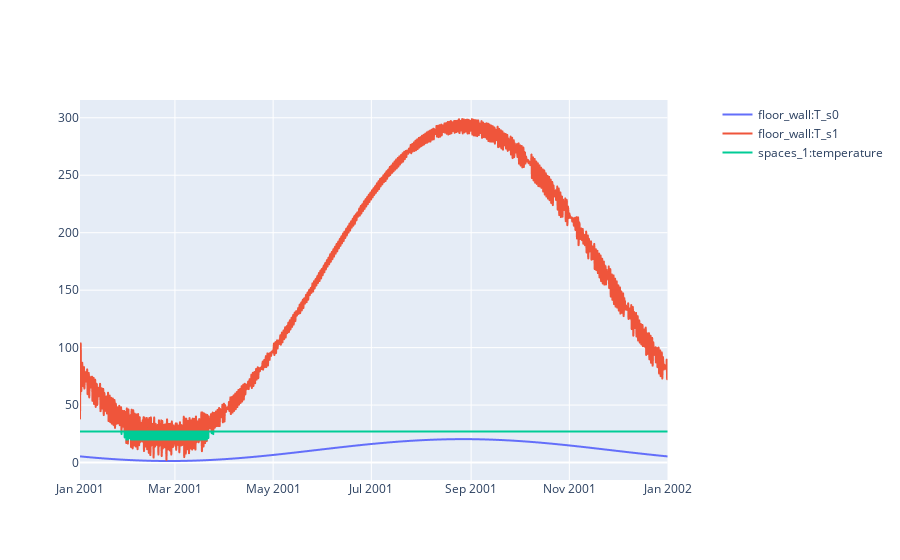

Notebook source saved alongside this figure:
### Code cell
suelo = pro.component("floor_wall")
t_suelo = suelo.variable("T_s0")  
t_dentro = suelo.variable("T_s1")
t_aire = pro.component("spaces_1").variable("temperature")
sim.plot(pro.dates(),[t_suelo, t_dentro, t_aire])

### Figure 1 — Plotly figure (JSON) as saved in the notebook; plotly's stock layout.template omitted (floating-point values rounded to 4 significant figures; data arrays with more than 128 entries replaced by an {"elided": "..."} marker saying what was removed)
{"data": [{"hovertemplate": "date=%{x}<br>floor_wall:T_s0=%{y}<extra></extra>", "legendgroup": "", "line": {"dash": "solid"}, "marker": {"symbol": "circle"}, "mode": "lines", "name": "floor_wall:T_s0", "showlegend": true, "type": "scattergl", "x": {"elided": "8760 str values"}, "xaxis": "x", "y": {"elided": "8760 float values"}, "yaxis": "y"}, {"hovertemplate": "date=%{x}<br>floor_wall:T_s1=%{y}<extra></extra>", "legendgroup": "", "line": {"dash": "solid"}, "marker": {"symbol": "circle"}, "mode": "lines", "name": "floor_wall:T_s1", "showlegend": true, "type": "scattergl", "x": {"elided": "8760 str values"}, "xaxis": "x", "y": {"elided": "8760 float values"}, "yaxis": "y"}, {"hovertemplate": "date=%{x}<br>spaces_1:temperature=%{y}<extra></extra>", "legendgroup": "", "line": {"dash": "solid"}, "marker": {"symbol": "circle"}, "mode": "lines", "name": "spaces_1:temperature", "showlegend": true, "type": "scattergl", "x": {"elided": "8760 str values"}, "xaxis": "x", "y": {"elided": "8760 float values"}, "yaxis": "y"}], "layout": {"xaxis": {"anchor": "y", "domain": [0, 0.94]}, "yaxis": {"anchor": "x", "domain": [0, 1]}, "yaxis2": {"anchor": "x", "overlaying": "y", "side": "right"}}}
